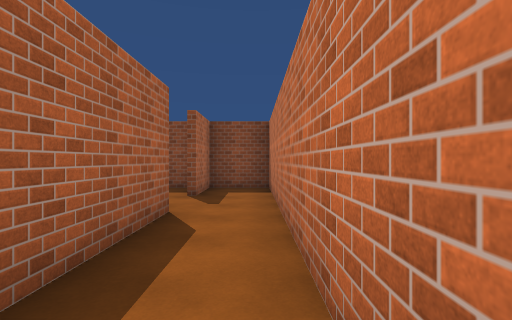
View 1 (above)

12 first-person views from a walk through a Unity game level. The camera is 1.5 m above the floor, looks level and sees 85° across. The floor is counted in squares, 1.8 m on a side. Each view is taken from the middle of a square. On the plan, view 1 faces up. The plan holds only what a view shows up to about 10 squares ahead; the rest is blank. The place goes on beyond the plan. The player character is not drawn. Surface patterns are stand-ins for the level's own textures.

View 2
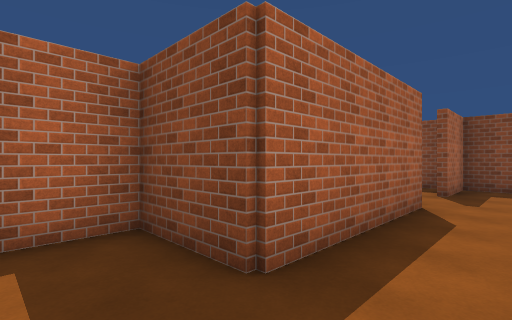

View 3
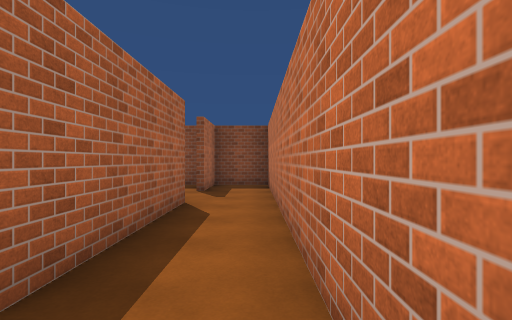

View 4
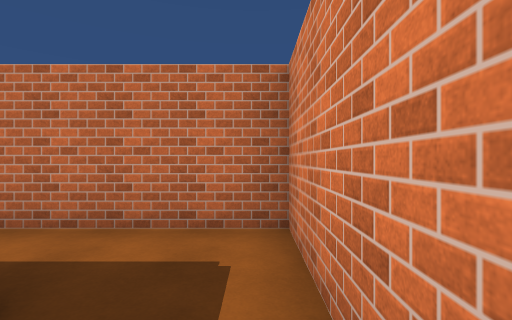

View 5
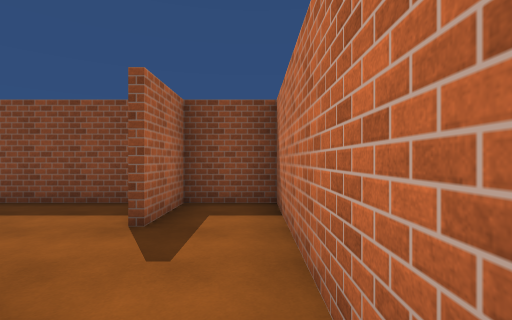

View 6
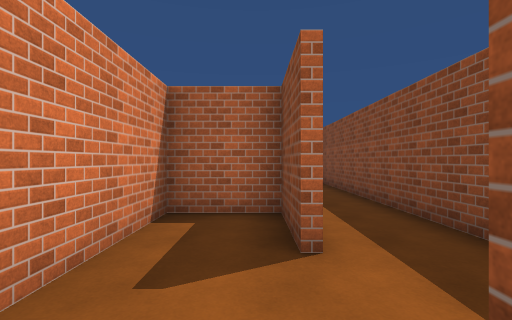

View 7
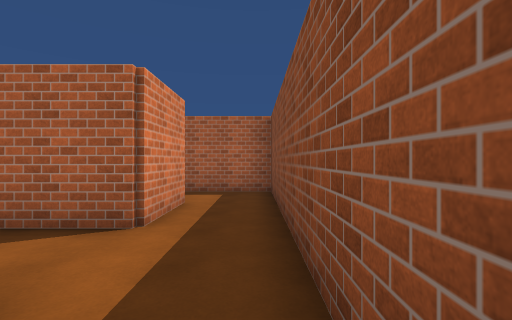

View 8
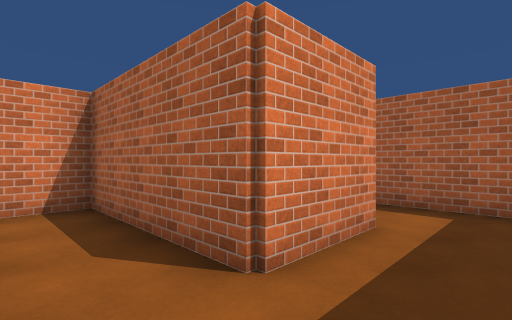

View 9
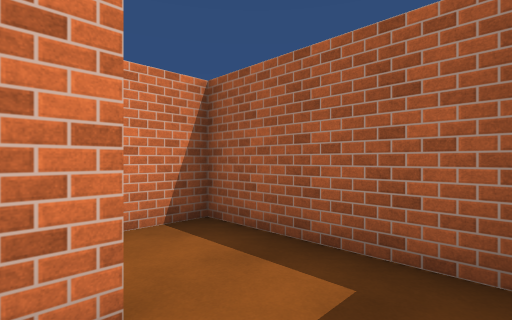

View 10
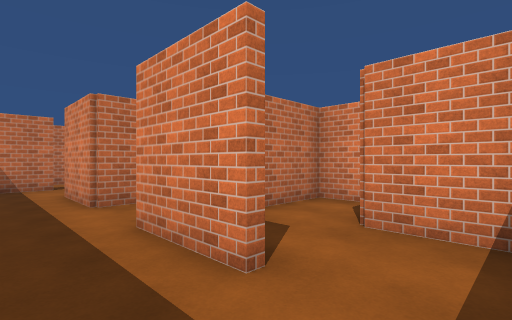

View 11
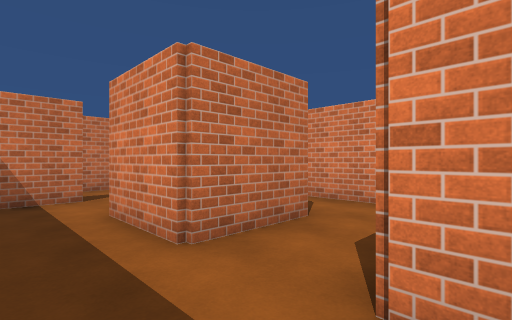

View 12
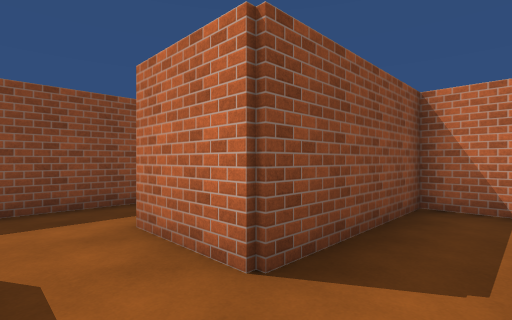

### Floor plan
Ten units are one square. View 1 is at (0, 0); x grows to the right and y downward. Boxes are objects, and circles mark ways between rooms. Rooms are numbered by the first view taken in them; rooms with no view inside come last. Other rooms are left out.
<svg viewBox="-119 -89 128 108">
<path fill="none" stroke="#000" d="M-14 -45 -14 -4 -34 -4 -34 9M-26 14 4 14 4 -84 -14 -84 -14 -65M-35 -65 -54 -65 -54 -46 -25 -46M-56 -66 -35 -66M-20 -84 -74 -84M-16 -65 -16 -78M-95 -66 -74 -66M-74 -84 -114 -84 -114 -46 -94 -46M-76 -25 -76 -44M-86 -26 -42 -26M-74 -66 -74 -26M-16 -31 -16 -44 -56 -44 -56 -66"/>
<circle cx="-20" cy="-55" r="3" fill="#2a7"/>
<circle cx="-85" cy="-75" r="3" fill="#2a7"/>
<circle cx="-70" cy="-60" r="3" fill="#2a7"/>
<text x="-10" y="-30">1</text>
<text x="-40" y="-70">2</text>
<text x="-100" y="-70">3</text>
<text x="-60" y="-40">4</text>
</svg>
Room 1 opens to room 2. Room 2 opens to room 3. Room 2 opens to room 4.

Where each view was taken, in squares from view 1:
view 1: 0 up, 0 right, facing up
view 2: 1 down, 0 right, facing up-left
view 3: 1 down, 0 right, facing up
view 4: 1 down, 3 left, facing right
view 5: 3 up, 0 right, facing up
view 6: 6 up, 1 left, facing left
view 7: 8 up, 4 left, facing left
view 8: 8 up, 6 left, facing down-left
view 9: 8 up, 9 left, facing down-left
view 10: 8 up, 11 left, facing down-right
view 11: 8 up, 8 left, facing down-right
view 12: 3 up, 7 left, facing up-right
